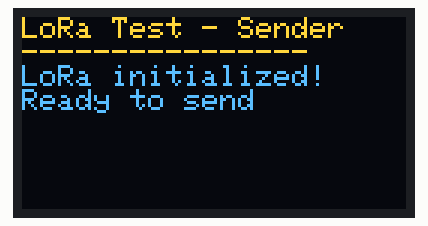
This sketch was run on a simulated ESP32. Parts: 128×64 one-colour display. The OLED is the two-colour kind (top 16 rows yellow); no radio packets arrive unless stated; what the sketch prints to the serial monitor is not drawn.

Above: at 0.2 s.
At 12.3 s:
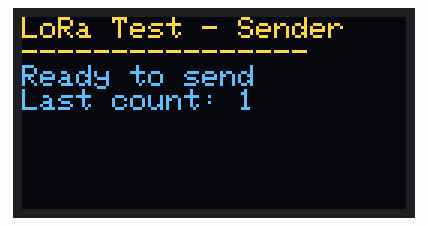
At 17.4 s:
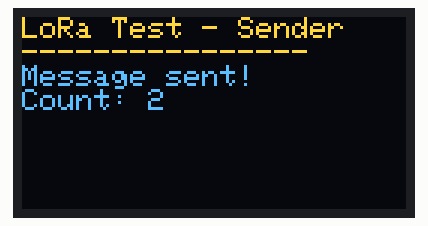
At 18.5 s:
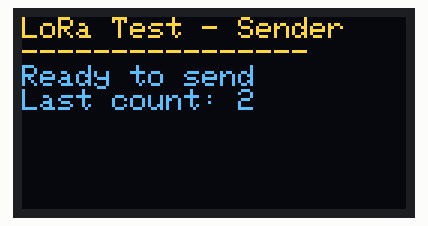
At 30.7 s:
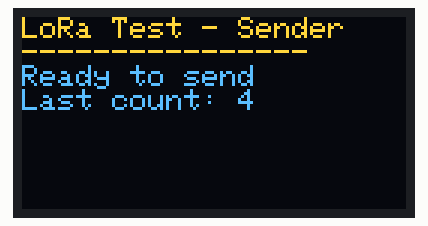
At 36.9 s:
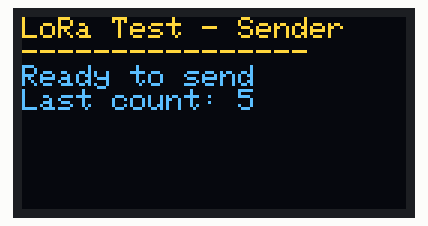

The sketch:

LoRaTestSender.ino
```cpp
/*
 * Basic LoRa Test - Sender (for Ground 1)
 *
 * Simple test to verify LoRa communication between ESP32 boards
 * Displays status information on OLED display
 */

#include <SPI.h>
#include <LoRa.h>
#include <Wire.h>
#include <Adafruit_GFX.h>
#include <Adafruit_SSD1306.h>

// OLED Display settings for TTGO LoRa32
#define SCREEN_WIDTH 128
#define SCREEN_HEIGHT 64
#define OLED_RESET -1
#define SCREEN_ADDRESS 0x3C
#define OLED_SDA 21
#define OLED_SCL 22

// LoRa settings for TTGO LoRa32
#define LORA_SCK 5
#define LORA_MISO 19
#define LORA_MOSI 27
#define LORA_SS 18
#define LORA_RST 14
#define LORA_DIO0 26
#define LORA_FREQ 868E6  // Europe frequency

// Test message structure
struct TestMessage {
  char text[32];
  uint32_t counter;
  uint32_t timestamp;
};

// Global variables
Adafruit_SSD1306 display(SCREEN_WIDTH, SCREEN_HEIGHT, &Wire, OLED_RESET);
TestMessage message;
uint32_t counter = 0;
unsigned long lastSendTime = 0;
const int sendInterval = 5000;  // 5 seconds between transmissions

void setup() {
  Serial.begin(115200);
  Serial.println("LoRa Sender Test");

  // Initialize OLED
  Wire.begin(OLED_SDA, OLED_SCL);
  if (!display.begin(SSD1306_SWITCHCAPVCC, SCREEN_ADDRESS)) {
    Serial.println("SSD1306 allocation failed");
    while (true);
  }
  display.clearDisplay();
  display.setTextSize(1);
  display.setTextColor(SSD1306_WHITE);
  displayStatus("Starting...");

  // Initialize LoRa
  SPI.begin(LORA_SCK, LORA_MISO, LORA_MOSI, LORA_SS);
  LoRa.setPins(LORA_SS, LORA_RST, LORA_DIO0);

  if (!LoRa.begin(LORA_FREQ)) {
    displayStatus("LoRa init failed!");
    Serial.println("LoRa init failed!");
    while (true);
  }

  // Set up LoRa parameters
  LoRa.setSpreadingFactor(9);
  LoRa.setSignalBandwidth(125E3);
  LoRa.setCodingRate4(5);
  LoRa.setTxPower(20);
  LoRa.enableCrc();

  displayStatus("LoRa initialized!\nReady to send");
  Serial.println("LoRa initialized successfully!");
}

void loop() {
  if (millis() - lastSendTime > sendInterval) {
    sendTestMessage();
    lastSendTime = millis();
  }
}

void sendTestMessage() {
  // Prepare message
  snprintf(message.text, sizeof(message.text), "Hello from Ground 1");
  message.counter = counter++;
  message.timestamp = millis();

  // Send message
  displayStatus("Sending message...\nCount: " + String(message.counter));
  Serial.print("Sending message: ");
  Serial.println(message.counter);

  LoRa.beginPacket();
  LoRa.write(2);  // Destination: Drone 1
  LoRa.write(1);  // Source: Ground 1
  LoRa.write(0x00);  // Msg Type: Test Data

  // Write a 4-byte message ID (using counter)
  LoRa.write((message.counter >> 24) & 0xFF);
  LoRa.write((message.counter >> 16) & 0xFF);
  LoRa.write((message.counter >> 8) & 0xFF);
  LoRa.write(message.counter & 0xFF);

  // Write message content
  LoRa.write((uint8_t*)&message, sizeof(TestMessage));

  LoRa.endPacket();

  displayStatus("Message sent!\nCount: " + String(message.counter));
  Serial.println("Message sent!");

  // Brief display of success before showing ready state
  delay(1000);
  displayStatus("Ready to send\nLast count: " + String(message.counter));
}

void displayStatus(String message) {
  display.clearDisplay();
  display.setCursor(0, 0);
  display.println("LoRa Test - Sender");
  display.println("----------------");
  display.println(message);
  display.display();
} 
```

Measured:
- what the display in image 0 shows lasts 4.9 s, from 0.1 s to 5.0 s
- what the display in image 1 shows lasts 5.0 s, from 12.3 s to 17.3 s
- what the display in image 2 shows lasts 1.0 s, from 17.4 s to 18.4 s
